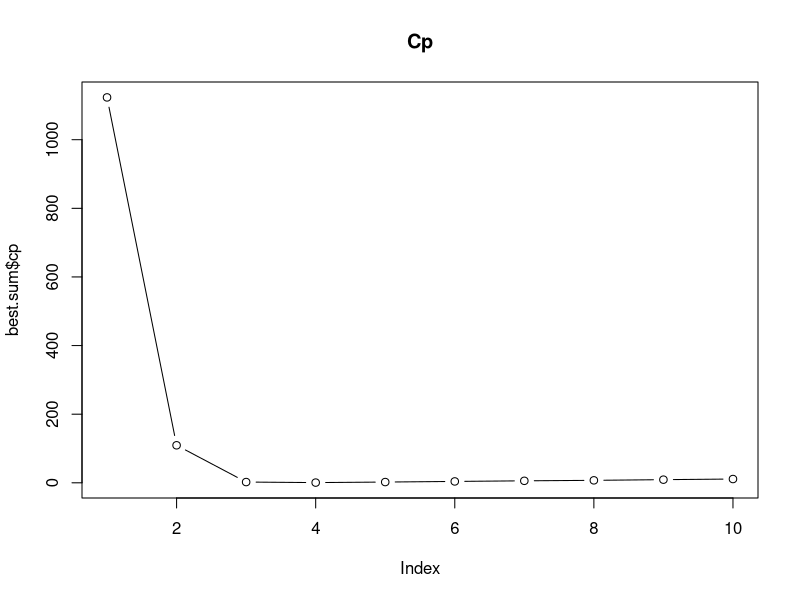
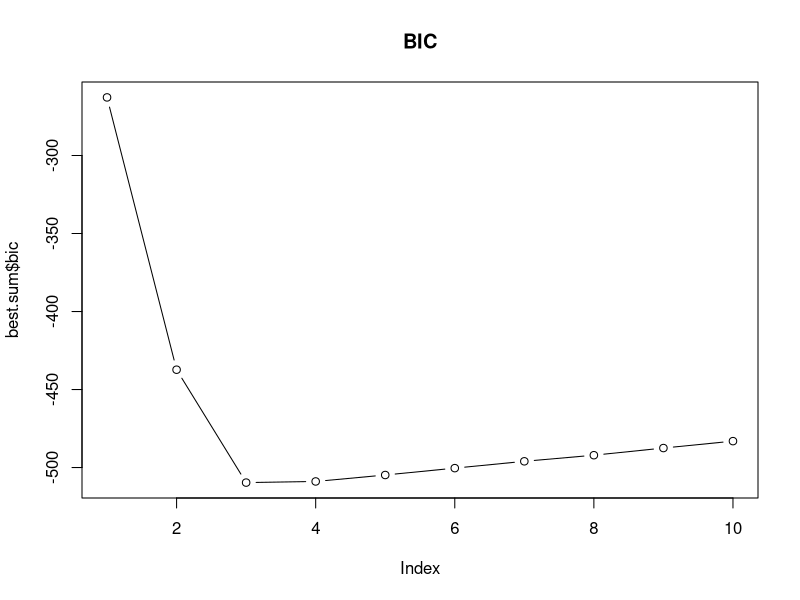
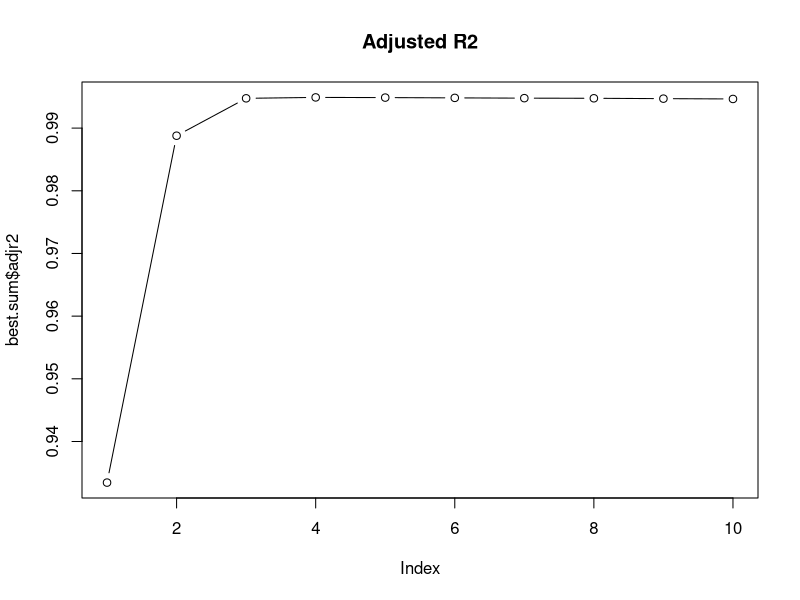
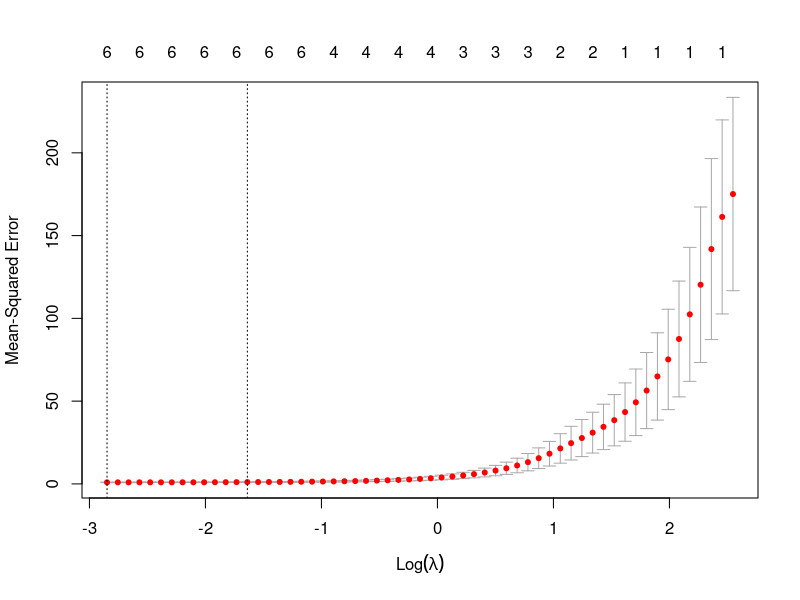
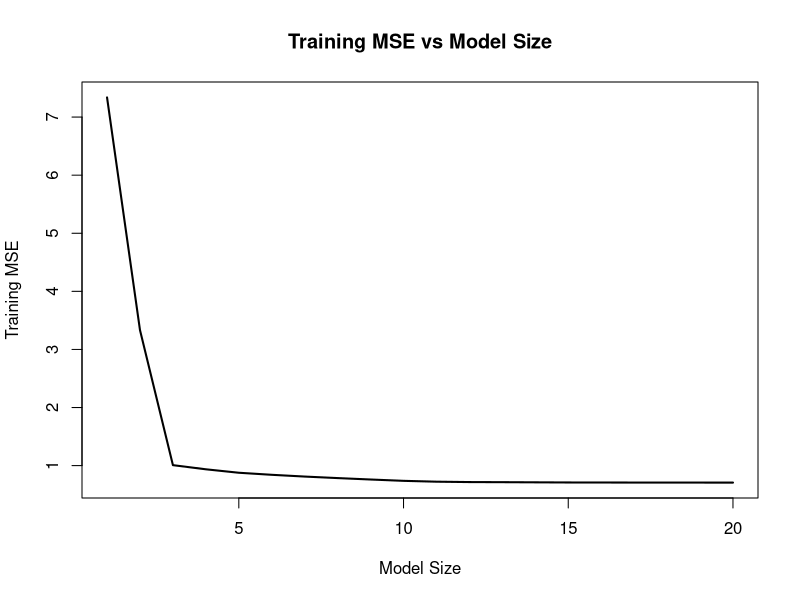
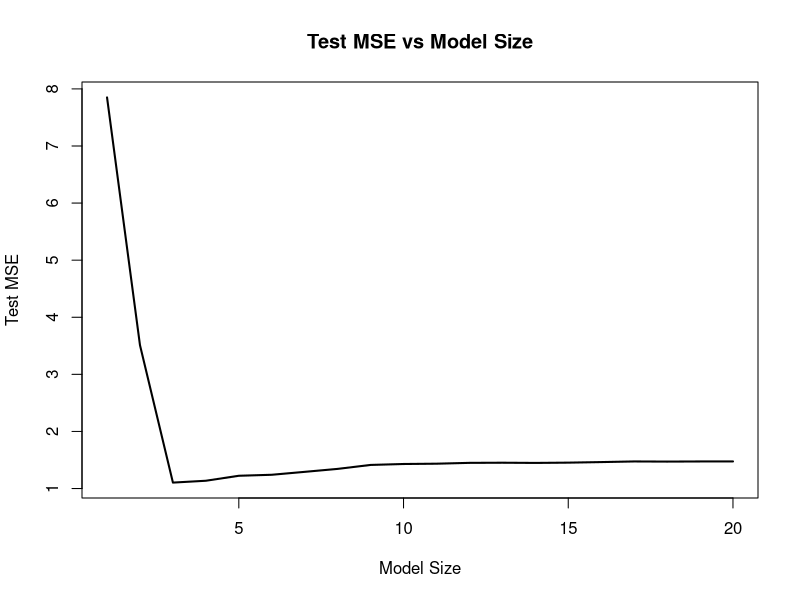

Recreate these plots in R, in order.
## ---- chunk 1
knitr::opts_chunk$set(echo = TRUE)
## ---- chunk 2
#install.packages("leaps")
#install.packages("glmnet")
library(leaps)
library(glmnet)
## ---- chunk 3
set.seed(1)
n <- 100
X <- rnorm(n)
eps <- rnorm(n, sd = 1)
## ---- chunk 4
beta0 <- 1
beta1 <- 2
beta2 <- 3
beta3 <- 4

Y <- beta0 + beta1*X + beta2*X^2 + beta3*X^3 + eps
## ---- chunk 5
data <- data.frame(Y = Y, X = X)
for (i in 2:10) data[paste0("X", i)] <- X^i

best.fit <- regsubsets(Y ~ ., data = data, nvmax = 10)
best.sum <- summary(best.fit)
## ---- chunk 6
plot(best.sum$cp, type="b", main="Cp")
plot(best.sum$bic, type="b", main="BIC")
plot(best.sum$adjr2, type="b", main="Adjusted R2")
## ---- chunk 7
which.min(best.sum$cp)
which.min(best.sum$bic)
which.max(best.sum$adjr2)
## ---- chunk 8
coef(best.fit, which.min(best.sum$cp))
## ---- chunk 9
fwd.fit <- regsubsets(Y ~ ., data=data, nvmax=10, method="forward")

fwd.sum <- summary(fwd.fit)

which.min(fwd.sum$cp)
which.min(fwd.sum$bic)
which.max(fwd.sum$adjr2)
## ---- chunk 10
coef(best.fit, which.min(fwd.sum$cp))
## ---- chunk 11
bwd.fit <- regsubsets(Y ~ ., data=data, nvmax=10, method="backward")
bwd.sum <- summary(bwd.fit)

which.min(bwd.sum$cp)
which.min(bwd.sum$bic)
which.max(bwd.sum$adjr2)
## ---- chunk 12
coef(best.fit, which.min(bwd.sum$cp))
## ---- chunk 13
X.mat <- model.matrix(Y ~ ., data)[, -1]

set.seed(1)
cv.lasso <- cv.glmnet(X.mat, Y, alpha = 1)
plot(cv.lasso)
## ---- chunk 14
best.lambda <- cv.lasso$lambda.min
best.lambda

coef(cv.lasso, s = best.lambda)
## ---- chunk 15
set.seed(1)

n  <- 1000
p  <- 20

beta.true <- c(3, -2, 0, 0, 1.5, rep(0, p-5))

# X
X  <- matrix(rnorm(n * p), n, p)
eps <- rnorm(n)

# Response
Y <- X %*% beta.true + eps
## ---- chunk 16
train.idx <- sample(1:n, 100)
test.idx  <- setdiff(1:n, train.idx)

X.train <- X[train.idx, ]
X.test  <- X[test.idx, ]
Y.train <- Y[train.idx]
Y.test  <- Y[test.idx]

mse <- function(y, yhat) mean((y - yhat)^2)
## ---- chunk 17
train.data <- data.frame(Y = Y.train, X.train)

fit.best <- regsubsets(Y ~ ., data = train.data, nvmax = p)

# Extract MSE for each model size
train.mse <- rep(NA, p)

for (r in 1:p) {
  coef.r <- coef(fit.best, id = r)
  X.mat  <- model.matrix(Y ~ ., data = train.data)[, names(coef.r)]
  yhat   <- X.mat %*% coef.r
  train.mse[r] <- mse(Y.train, yhat)
}

plot(1:p, train.mse, type="l", lwd=2,
     xlab="Model Size", ylab="Training MSE",
     main="Training MSE vs Model Size")
## ---- chunk 18
test.data <- data.frame(Y = Y.test, X.test)
test.mse <- rep(NA, p)

for (r in 1:p) {
  coef.r <- coef(fit.best, id = r)
  X.mat  <- model.matrix(Y ~ ., data = test.data)[, names(coef.r)]
  yhat   <- X.mat %*% coef.r
  test.mse[r] <- mse(Y.test, yhat)
}

plot(1:p, test.mse, type="l", lwd=2,
     xlab="Model Size", ylab="Test MSE",
     main="Test MSE vs Model Size")
## ---- chunk 19
best.size <- which.min(test.mse)
best.size
test.mse[best.size]
## ---- chunk 20
coef.best <- coef(fit.best, id = best.size)
coef.best
beta.true
